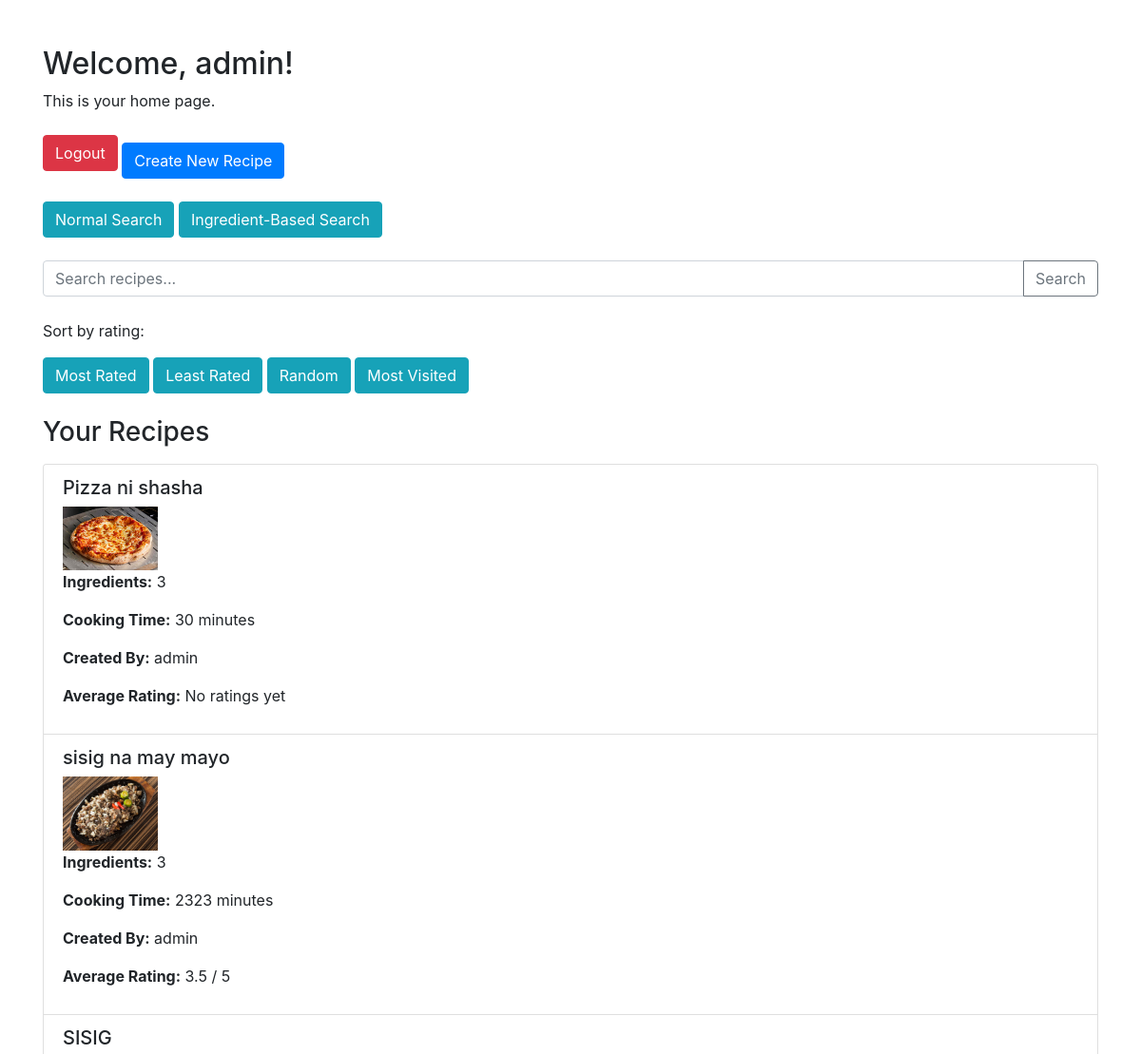
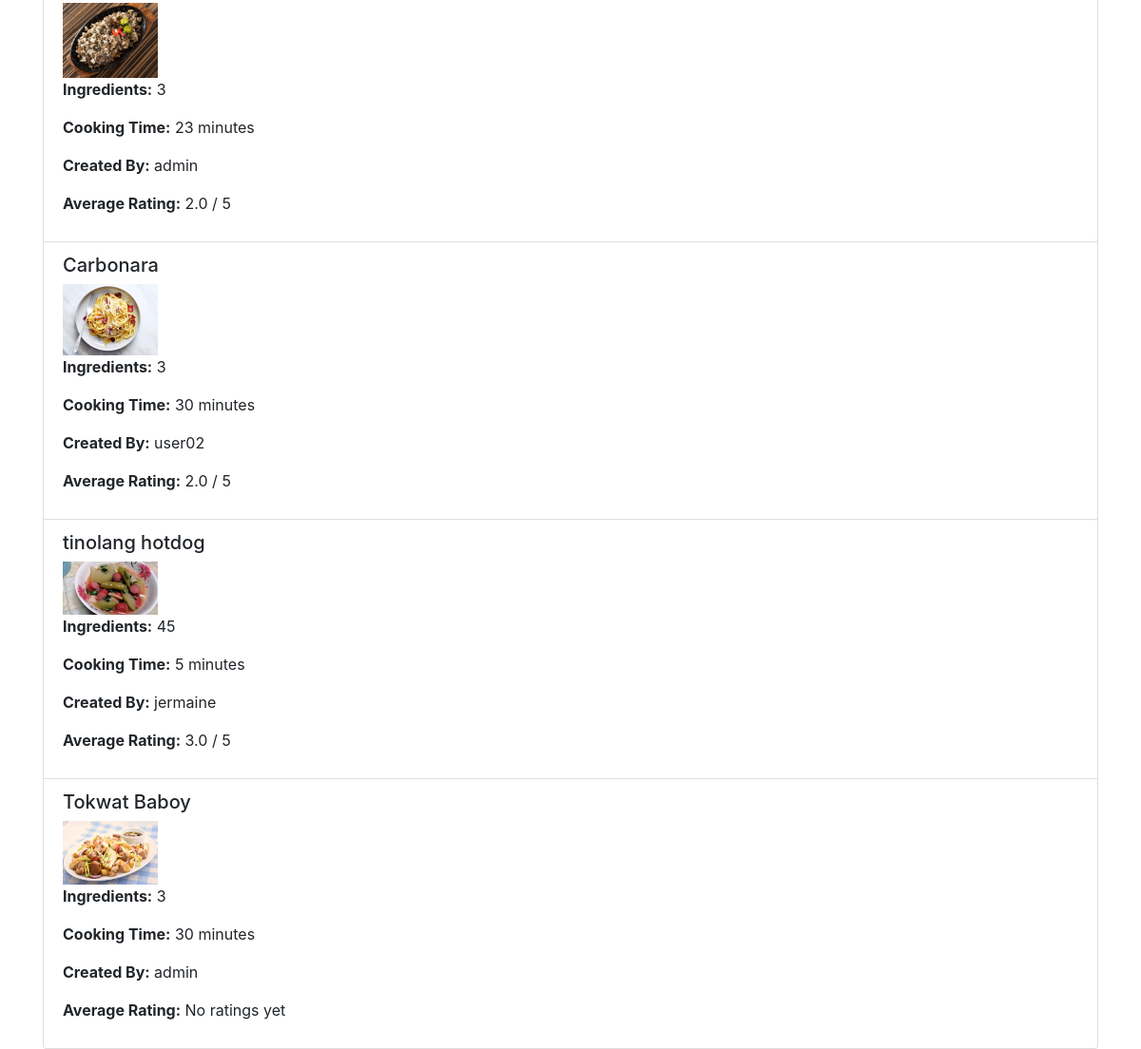
The page /home/ (signed in) on the database its author committed (2 pictures, top to bottom).
### recipes/models.py (models this page shows, shortened)
class Recipe(models.Model):
    user = models.ForeignKey(User, on_delete=models.CASCADE, blank=True, null=True)
    name = models.CharField(max_length=100)
    image = models.ImageField(blank=True, null=True, upload_to='images/')
    ingredients = models.IntegerField(blank=True, null=True)
    minutes = models.IntegerField(blank=True, null=True)
    calories = models.IntegerField(blank=True, null=True)
    ingredientsList = models.TextField(blank=True, null=True)
    directions = models.TextField(blank=True, null=True)
    created_at = models.DateTimeField(auto_now_add=True)
    views = models.ManyToManyField(User, related_name='viewed_recipes', blank=True)
    view_count = models.IntegerField(default=0)

### recipes/views.py (the view)
# urls.py: path('home/', RecipeListView.as_view(), name='home')
class RecipeListView(LoginRequiredMixin, ListView):
    model = Recipe
    template_name = 'home/home.html'
    context_object_name = 'recipes'
    login_url = 'login'
    def get_queryset(self):
        search_query = self.request.GET.get('search')
        ingredients_query = self.request.GET.get('fridge')
        order = self.request.GET.get('order')
        queryset = Recipe.objects.all()
        if ingredients_query:
            ingredients = [ingredient.strip().lower() for ingredient in ingredients_query.split(',')]
            queryset = queryset.filter(
                Q(ingredientsList__icontains=ingredients[0])
            ) if ingredients else queryset
        if search_query:
            queryset = queryset.filter(
                Q(name__icontains=search_query.lower())
            )
        queryset = queryset.annotate(
            average_rating=Avg('ratings__score'),
            views_count=Count('views')
        )
        if order == 'highest':
            queryset = queryset.order_by('-average_rating', '-created_at')
        elif order == 'lowest':
            queryset = queryset.order_by('average_rating', '-created_at')
        elif order == 'most_views':
            queryset = queryset.order_by('-views_count')
        else:
            queryset = queryset.order_by('?')  # Random order
        return queryset

### templates/home/home.html (shortened to what this page needs)
<!DOCTYPE html>
<html lang="en">
<head>
    <link rel="stylesheet" href="https://stackpath.bootstrapcdn.com/bootstrap/4.5.2/css/bootstrap.min.css">
</head>
<body>
    <div class="container mt-5">
        <h2>Welcome, {{ request.user.username }}!</h2>
        <p>This is your home page.</p>
        <a href="{% url 'logout' %}" class="btn btn-danger">Logout</a>
        <a href="{% url 'recipe-create' %}" class="btn btn-primary mt-3">Create New Recipe</a>
        <div class="mt-4">
            <button class="btn btn-info" onclick="setSearchMode('standard')">Normal Search</button>
            <button class="btn btn-info" onclick="setSearchMode('fridge')">Ingredient-Based Search</button>
        </div>
        <form method="GET" action="{% url 'home' %}" id="standardSearchForm" class="mt-4">
            <div class="input-group">
                <input type="text" name="search" class="form-control" placeholder="Search recipes..." aria-label="Search recipes">
                <div class="input-group-append">
                    <button class="btn btn-outline-secondary" type="submit">Search</button>
                </div>
            </div>
        </form>
        <div class="mt-4">
            <p>Sort by rating:</p>
            <a href="{% url 'home' %}?order=highest" class="btn btn-info">Most Rated</a>
            <a href="{% url 'home' %}?order=lowest" class="btn btn-info">Least Rated</a>
            <a href="{% url 'home' %}" class="btn btn-info">Random</a>
            <a href="?order=most_views" class="btn btn-info">Most Visited</a>
        </div>
        <h3 class="mt-4">Your Recipes</h3>
     <ul class="list-group mt-3">
    {% for recipe in recipes %}
        <li class="list-group-item">
            <h5>{{ recipe.name }}</h5>
            {% if recipe.image %}
                <a href="{% url 'recipe-detail' recipe.id %}">
                    <img src="{{ recipe.image.url }}" alt="{{ recipe.name }}" style="max-width: 100px;">
                </a>
            {% endif %}
            <p><strong>Ingredients:</strong> {{ recipe.ingredients }}</p>
            <p><strong>Cooking Time:</strong> {{ recipe.minutes }} minutes</p>
            {% if recipe.user %}
                <p><strong>Created By:</strong> {{ recipe.user.username }}</p>
            {% else %}
                <p><strong>Created By:</strong> Unknown</p>
            {% endif %}
            {% if recipe.average_rating %}
                <p><strong>Average Rating:</strong> {{ recipe.average_rating|floatformat:1 }} / 5</p>
            {% else %}
                <p><strong>Average Rating:</strong> No ratings yet</p>
            {% endif %}
        </li>
    {% empty %}
        <li class="list-group-item">No recipes found.</li>
    {% endfor %}
</ul>
    </div>
</body>
</html>

### rows shown on the page
Recipe: name "Pizza ni shasha", image (picture), ingredients "3", minutes "30", user.username "admin", shows "Average Rating:"
Recipe: name "sisig na may mayo", image (picture), ingredients "3", minutes "2323", user.username "admin", average_rating "3.5"
Recipe: name "SISIG", image (picture), ingredients "3", minutes "23", user.username "admin", average_rating "2.0"
Recipe: name "Carbonara", image (picture), ingredients "3", minutes "30", user.username "user02", average_rating "2.0"
Recipe: name "tinolang hotdog", image (placeholder picture), ingredients "45", minutes "5", user.username "jermaine", average_rating "3.0"
Recipe: name "Tokwat Baboy", image (picture), ingredients "3", minutes "30", user.username "admin", shows "Average Rating:"

### other values the page prints
{{ request.user.username }} "admin"
